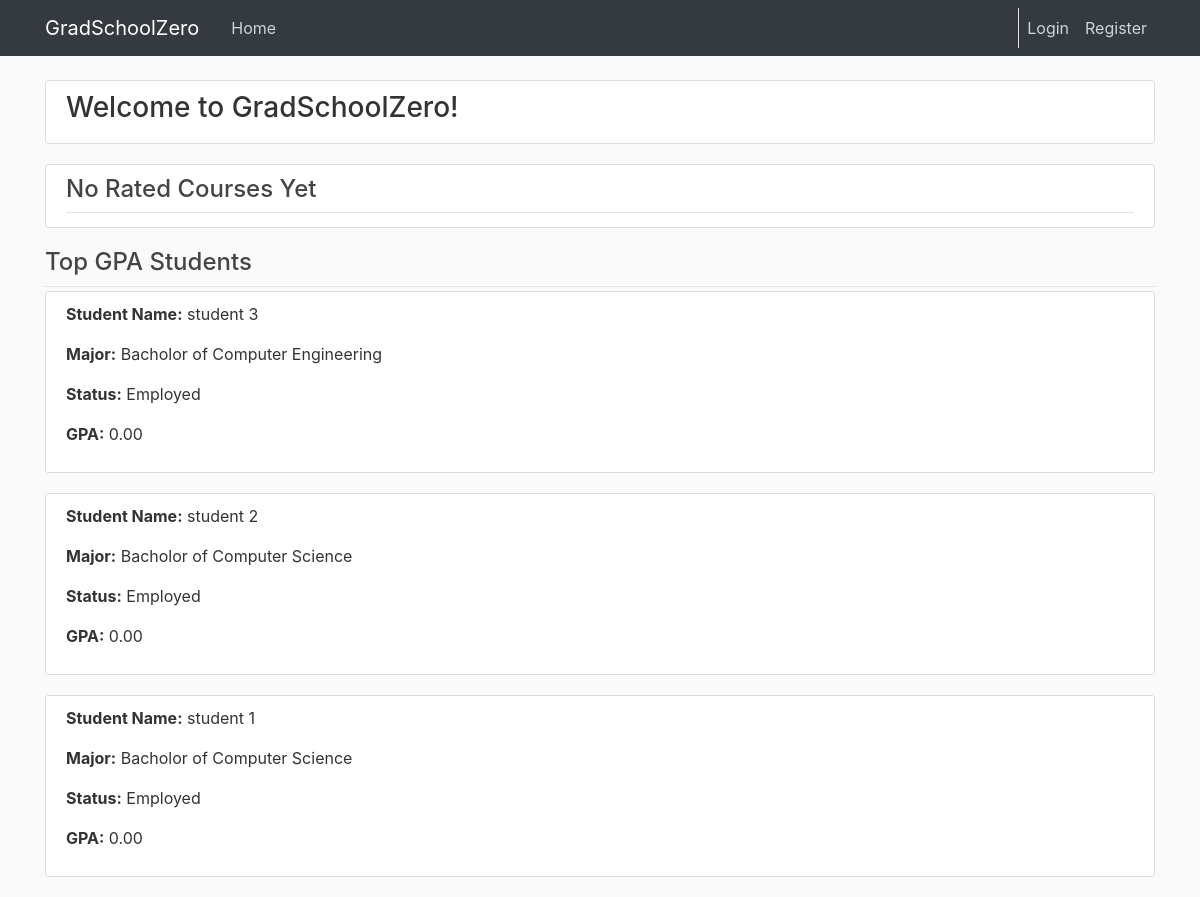
The page /home on the database its author committed.
### cunyzero/models.py (models this page shows, shortened)
class Student(db.Model):
    ownerId = db.Column(db.Integer, primary_key=True)
    firstname = db.Column(db.String(30), nullable=False)
    lastname = db.Column(db.String(30), nullable=False)
    programId = db.Column(db.Integer, db.ForeignKey('program.id'), nullable=False)
    honor = db.Column(db.Integer, nullable = False, default=0)
    status = db.Column(db.String(20), default='Employed') # suspended, graduated, etc.
    fine = db.Column(db.Float, nullable = False, default=0)
    gpa = db.Column(db.Float, nullable = False, default=0.0)
    warning = db.Column(db.Integer, nullable = False, default=0) # ???????????
    enrollmentPermission = db.Column(db.Boolean, nullable=False, default=False)#special enrollment permission
    user = db.relationship('User', backref='studentOwner', lazy=True)
    courses = db.relationship('StudentCourse', backref='student', lazy=True)
    application = db.relationship('GraduationApplication', backref='applicant', lazy=True)
    warnings = db.relationship('Warning', backref='targetStudent', lazy=True) # get length by len(Student.warnings)

class Program(db.Model):
    id = db.Column(db.Integer, primary_key=True)
    name = db.Column(db.String(20), unique=True, nullable=False)
    capacity = db.Column(db.Integer, nullable=False, default=10)
    enrolled_total = db.Column(db.Integer, nullable=False, default=0)

### cunyzero/routes.py (the view)
@app.route('/')
@app.route('/home')
def home():
    courses = Course.query.order_by(Course.rating)
    courses_without_null = []
    for course in courses:
        if course.rating:
            courses_without_null.append(course)
        else:
            continue
    students = db.session.query(Student, Program)\
        .join(Program, Program.id == Student.programId).order_by(Student.gpa)
    studentCount = students.count()
    if studentCount>3:
        studentCount=3
    return render_template("home.html", courses=courses_without_null, students=students, studentCount = studentCount)

### cunyzero/templates/home.html (shortened to what this page needs)
{% extends "layout.html"%}
{% block content %}
    <div class="content-section">
        <div class="h3">
            Welcome to GradSchoolZero!
        </div>
    </div>
    {% if courses %}
        {% with course = courses[-1] %}
            <article class="media content-section">
                <div class="media-body">
                    <div class="article-metadata">
                        <H4>Highest Rate Class</H4>
                    </div>
                    <p class="article-content"><strong>Course Name:</strong> {{ course.coursename }}</p>
                    <p class="article-content"><strong>Instructor:</strong> {{ course.getInstructorName() }}</p>
                    <p class="article-content"><strong>Status:</strong> {{ course.status }}</p>
                    <p class="article-content"><strong>Rate:</strong> {{ "%.2f"|format(course.rating) }}</p>
                </div>
            </article>
        {% endwith %}
        {% with course = courses[0] %}
            <article class="media content-section">
            <div class="media-body">
            <div class="article-metadata">
                <H4>Lowest Rate Class</H4>
            </div>
            <p class="article-content"><strong>Course Name:</strong> {{ course.coursename }}</p>
            <p class="article-content"><strong>Instructor:</strong> {{ course.getInstructorName() }}</p>
            <p class="article-content"><strong>Status:</strong> {{ course.status }}</p>
            <p class="article-content"><strong>Rate:</strong> {{ "%.2f"|format(course.rating) }}</p>
            </div>
            </article>
        {% endwith %}
    {% else %}
        <article class="media content-section">
            <div class="media-body">
                <div class="article-metadata">
                    <H4>No Rated Courses Yet</H4>
                </div>
            </div>
        </article>
    {% endif %}
    {% if students %}
        <div class="article-metadata">
            <H4>Top GPA Students</H4>
        </div>
        {% for i in range(studentCount) %}
        {% with student = students[studentCount-1-i] %}
        <article class="media content-section">
            <div class="media-body">
                <p class="article-content"><strong>Student Name:</strong> {{ student.Student.firstname }} {{ student.Student.lastname }}</p>
                <p class="article-content"><strong>Major:</strong> {{ student.Program.name }}</p>
                <p class="article-content"><strong>Status:</strong> {{ student.Student.status }}</p>
                <p class="article-content"><strong>GPA:</strong> {{ "%.2f"|format(student.Student.gpa) }}</p>
            </div>
        </article>
        {% endwith %}
        {% endfor %}
    {% endif %}
{% endblock content %}

### cunyzero/static/main.css (style rules this page uses)
body { background: #fafafa; color: #333333; margin-top: 5rem; }
h1, h2, h3, h4, h5, h6 { color: #444444; }
.content-section { background: #ffffff; padding: 10px 20px; border: 1px solid #dddddd; border-radius: 3px; margin-bottom: 20px; }
.article-content { white-space: pre-line; }
.article-metadata { padding-bottom: 1px; margin-bottom: 4px; border-bottom: 1px solid #e3e3e3 }

### rows shown on the page
Student: Student.firstname "student", Student.lastname "3", Student.status "Employed", Student.gpa "0.00"
Program: Program.name "Bacholor of Computer Engineering"
Student: Student.firstname "student", Student.lastname "2", Student.status "Employed", Student.gpa "0.00"
Program: Program.name "Bacholor of Computer Science" "Bacholor of Computer Science"
Student: Student.firstname "student", Student.lastname "1", Student.status "Employed", Student.gpa "0.00"
